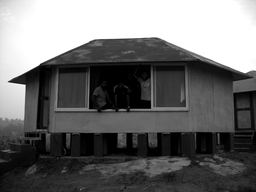
#> input picture images/AHE.png, 256 x 192 px, shrunk from 800 x 600 before the run
$ python main.py
#> lines starting #> are read from the running program, lines starting #| are printed output that depends on the picture; after the words box and inside, x2 and y2 are one past the last pixel; in counts of white or black regions, pixels touching at a corner belong together
### ahe.py
import numpy as np
import cv2


def load_image(path):
#> called with path = 'images/AHE.png'
    img = cv2.imread(path)
#> img is the input picture: shape (192, 256, 3); min 0, max 255, mean 110.1
    img_gray = cv2.cvtColor(img, cv2.COLOR_BGR2GRAY)

    return np.uint8(img_gray)


def get_clipping_limit(hist, c=100):
    top = c
    bottom = 0
    while top - bottom > 1:
        middle = (top + bottom) / 2
        s = np.sum(hist[hist > middle] - middle)
        if s > (c - middle) * 255:
            top = middle
        else:
            bottom = middle
    new_hist = np.zeros_like(hist)
    new_hist[hist < bottom] = hist[hist < bottom] + (c - bottom)
    new_hist[hist >= bottom] = c
    return new_hist


def get_img_histogram(image):
    p = np.zeros(256)
    for i in range(image.shape[0]):
        for j in range(image.shape[1]):
            p[image[i, j]] += 1
    p = get_clipping_limit(p)
    return p / p.sum()


def get_cdf(p):
    cdf = np.cumsum(p)
    cdf_ = cdf * float(p.max()) / cdf.max()
    return np.uint8(cdf * 255)


def get_lookup_table(cur_view):
    p = get_img_histogram(cur_view)
    cdf = get_cdf(p)
    return cdf


def interpolation(A_0, B_0, C_0, f1, f2):
    t = (C_0 - B_0) / (A_0 - B_0)
    new_pixel_value = f1 * t + (1 - t) * f2
    return new_pixel_value


def red_zone_processing(image, new_image, cdfs, center):
    h, w = image.shape[0], image.shape[1]
    for x in [0, 7]:
        for y in [0, 7]:
            nn0, cdf0 = cdfs[x, y][1], cdfs[x, y][0]
            if x == 0 and y == 0:
                top, bottom, left, right = 0, center[0], 0, center[1]
            if x == 7 and y == 0:
                top, bottom, left, right = nn0[0], h, 0, center[1]
            if x == 0 and y == 7:
                top, bottom, left, right = 0, center[0], nn0[1], w
            if x == 7 and y == 7:
                top, bottom, left, right = nn0[0], h, nn0[1], w
            for i in range(top, bottom):
                for j in range(left, right):
                    new_image[i, j] = np.uint8(cdf0[image[i, j]])


def green_zone_processing(image, new_image, cdfs):
    h, w = image.shape[0], image.shape[1]
    for x in [0, 7]:
        for y in range(0, 7):
            nn0, cdf0 = cdfs[x, y][1], cdfs[x, y][0]
            nn1, cdf1 = cdfs[x, y + 1][1], cdfs[x, y + 1][0]
            if x == 0:
                top, bottom, left, right = 0, nn0[0], nn0[1], nn1[1]
            elif x == 7:
                top, bottom, left, right = nn0[0], h, nn0[1], nn1[1]
            for i in range(top, bottom):
                for j in range(left, right):
                    new_pixel_value = interpolation(nn0[1], nn1[1], j, cdf0, cdf1)
                    new_image[i, j] = np.uint8(new_pixel_value[image[i, j]])
    for y in [0, 7]:
        for x in range(0, 7):
            nn0, cdf0 = cdfs[x, y][1], cdfs[x, y][0]
            nn1, cdf1 = cdfs[x + 1, y][1], cdfs[x + 1, y][0]
            if y == 0:
                top, bottom, left, right = nn0[0], nn1[0], 0, nn0[1]
            elif y == 7:
                top, bottom, left, right = nn0[0], nn1[0], nn0[1], w
            for i in range(top, bottom):
                for j in range(left, right):
                    new_pixel_value = interpolation(nn0[0], nn1[0], i, cdf0, cdf1)
                    new_image[i, j] = np.uint8(new_pixel_value[image[i, j]])


def blue_zone_processing(image, new_image, cdfs):
    for x in range(0, 7):
        for y in range(0, 7):
            nn0, cdf0 = cdfs[x, y][1], cdfs[x, y][0] # a
            nn1, cdf1 = cdfs[x + 1, y][1], cdfs[x + 1, y][0] # d
            nn2, cdf2 = cdfs[x + 1, y + 1][1], cdfs[x + 1, y + 1][0] #c
            nn3, cdf3 = cdfs[x, y + 1][1], cdfs[x, y + 1][0] # b
            for i in range(nn0[0], nn2[0]):
                for j in range(nn0[1], nn2[1]):
                    r2 = interpolation(nn0[1], nn3[1], j, cdf0, cdf3)
                    r1 = interpolation(nn0[1], nn3[1], j, cdf1, cdf2)
                    new_pixel_value = interpolation(nn0[0], nn1[0], i, r2, r1)
                    new_image[i, j] = np.uint8(new_pixel_value[image[i, j]])


def AHE(image, c=8):
#> called with c = 8
    h, w = image.shape[0], image.shape[1]
#> h = 192; w = 256
    grid_size = (h // c, w // c)
#> grid_size = (24, 32)
    center = (grid_size[0] // 2, grid_size[1] // 2)
#> center = (12, 16)
    cdfs = {}
    x, y = 0, 0
    new_image = np.zeros_like(image)
    for i in range(center[0], h, grid_size[0]):
        for j in range(center[1], w, grid_size[1]):
            cur_view = image[i - center[0]:i + center[0], j - center[1]:j + center[1]]
            cdf = get_lookup_table(cur_view)
            cdfs[(x, y)] = [cdf, (i, j)]
            y += 1
        x += 1
        y = 0
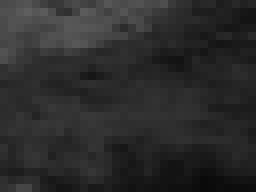
#> cur_view: shape (24, 32) (shown 8 times larger); min 10, max 94, mean 43.6
#> after the loop, cdfs = 64 items; x = 8
    blue_zone_processing(image, new_image, cdfs)
#> after the loop in blue_zone_processing, `for x in range(0, 7):`:
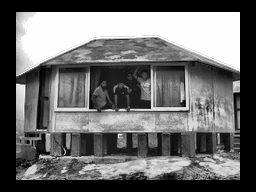
#> new_image: shape (192, 256); min 0, max 255, mean 108.3
    green_zone_processing(image, new_image, cdfs)
#> after the loop in green_zone_processing, `for x in [0, 7]:`:
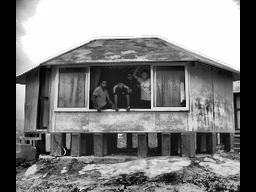
#> new_image: shape (192, 256); 10.94% of pixels changed, all inside (x1, y1, x2, y2) = (16, 0, 240, 192)
#> after the loop in green_zone_processing, `for y in [0, 7]:`:
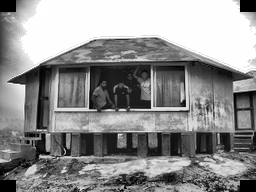
#> new_image: shape (192, 256); 10.94% of pixels changed, all inside (x1, y1, x2, y2) = (0, 12, 256, 180)
    red_zone_processing(image, new_image, cdfs, center)
#> after the loop in red_zone_processing, `for x in [0, 7]:`:
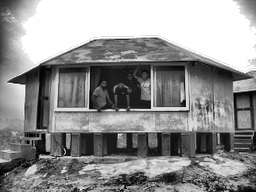
#> new_image: shape (192, 256); 1.56% of pixels changed, all inside (x1, y1, x2, y2) = (0, 0, 256, 192)

    return new_image

### main.py
import numpy as np
import matplotlib.pyplot as plt
import ahe
import cv2

img = ahe.load_image('images/AHE.png')
process_img = ahe.AHE(img)
plt.imshow(process_img, cmap='gray')
plt.show()
cv2.imwrite("result.png", process_img)
